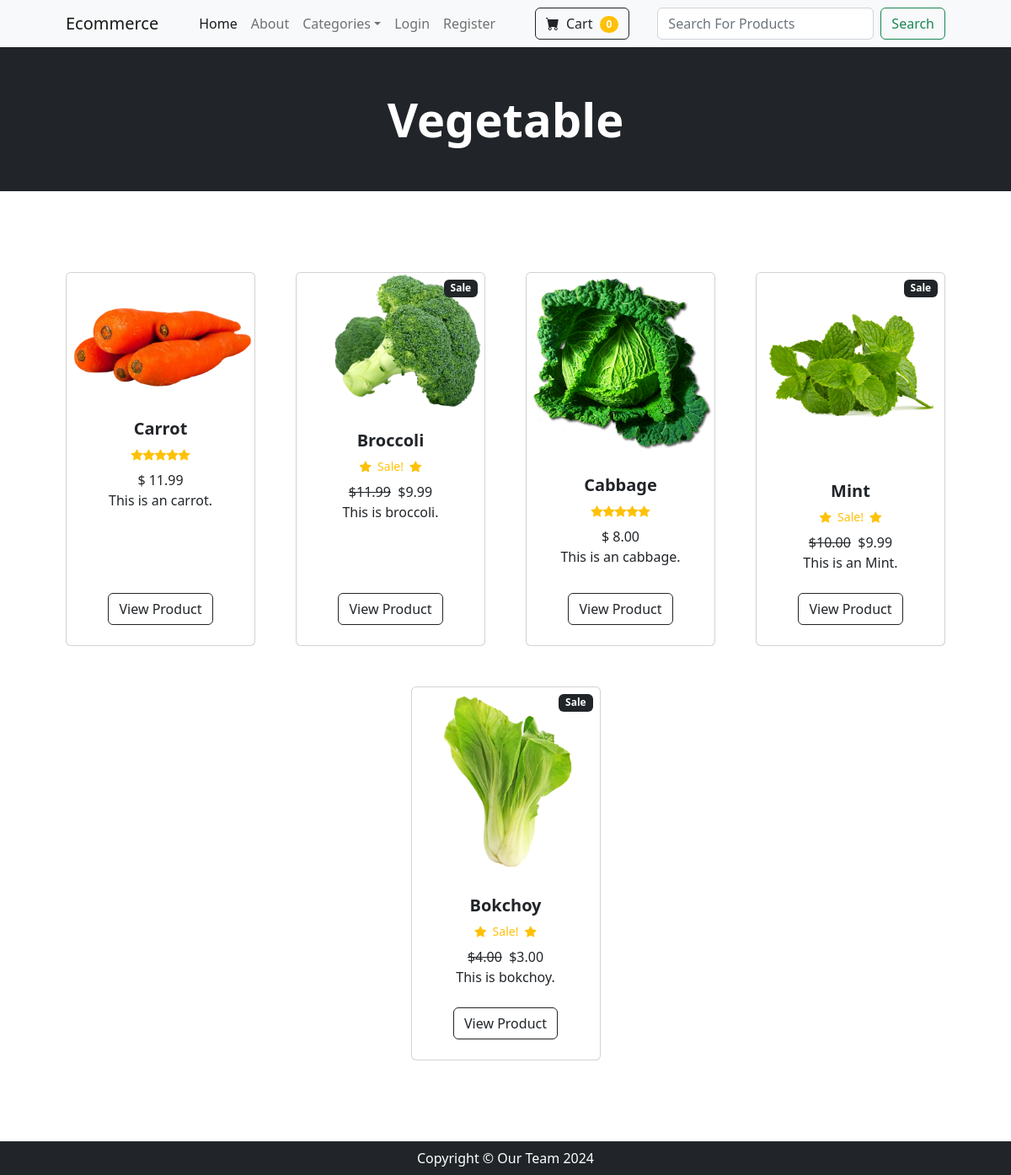
/category/Vegetable, run on the app's committed database.
### store/models.py (models this page shows, shortened)
class Category(models.Model):
    name = models.CharField(max_length=50)
    def __str__(self):
        return self.name
    class Meta:
        verbose_name_plural = 'categories'

class Product(models.Model):
    name = models.CharField(max_length=100)
    price = models.DecimalField(default=0, decimal_places=2, max_digits=6) #max_digits=6 -> 1234.56
    category = models.ForeignKey(Category, on_delete=models.CASCADE, default=1)
    description = models.CharField(max_length=250, default='', blank=True, null=True)
    image = models.ImageField(upload_to='uploads/product/')
    is_sale = models.BooleanField(default=False)
    sale_price = models.DecimalField(default=0, decimal_places=2, max_digits=6)

### store/views.py (the view)
# urls.py: path('category/<str:foo>', views.category, name='category'),
def category(request, foo):
    foo = foo.replace('-', ' ')  #replace hyphens with space
    try:
        category = Category.objects.get(name=foo)
        products = Product.objects.filter(category=category)
        return render(request, 'category.html', {'products':products, 'category':category})
    except:
        messages.success(request, ('That Category does not exist!!'))
        return redirect('home')

### cart/cart.py (called while the page is built)
    def __len__(self):
        return len(self.cart)

### cart/context_processors.py (called while the page is built)
def cart(request):
    return{'cart': Cart(request)}    # Return the default data from our Cart

### store/templates/category.html
{% extends 'base.html' %}
{% block content %}
        <header class="bg-dark py-1">
            <div class="container px-4 px-lg-5 my-5">
                <div class="text-center text-white">
                    <h1 class="display-4 fw-bolder">{{ category }}</h1>
                </div>
            </div>
        </header>
        <section class="py-5">
            <div class="container px-4 px-lg-5 mt-5">
                <div class="row gx-4 gx-lg-5 row-cols-2 row-cols-md-3 row-cols-xl-4 justify-content-center">
                    {% for product in products %}
                        {% if product.is_sale %}
                            <div class="col mb-5">
                                <div class="card h-100">
                                    <div class="badge bg-dark text-white position-absolute" style="top: 0.5rem; right: 0.5rem">Sale</div>
                                    <img class="card-img-top" src="{{ product.image.url }}" alt="{{product.image}}" />
                                    <div class="card-body p-4">
                                        <div class="text-center">
                                            <h5 class="fw-bolder">{{ product.name }}</h5>
                                            <div class="d-flex justify-content-center small text-warning mb-2">
                                                <div class="bi-star-fill"></div>
                                                &nbsp;&nbsp;Sale!&nbsp;&nbsp;
                                                <div class="bi-star-fill"></div>
                                            </div>
                                            <strike>${{ product.price }}</strike>&nbsp;
                                            ${{ product.sale_price }}<br>
                                            {{ product.description }}
                                        </div>
                                    </div>
                                    <div class="card-footer p-4 pt-0 border-top-0 bg-transparent">
                                        <div class="text-center"><a class="btn btn-outline-dark mt-auto" href="{% url 'product' product.id %}">View Product</a></div>
                                    </div>
                                </div>
                            </div>
                        {% else %}
                            <div class="col mb-5">
                                <div class="card h-100">
                                    <img class="card-img-top" src="{{ product.image.url }}" alt="{{product.image}}" />
                                    <div class="card-body p-4">
                                        <div class="text-center">
                                            <h5 class="fw-bolder">{{ product.name }}</h5>
                                            <div class="d-flex justify-content-center small text-warning mb-2">
                                                <div class="bi-star-fill"></div>
                                                <div class="bi-star-fill"></div>
                                                <div class="bi-star-fill"></div>
                                                <div class="bi-star-fill"></div>
                                                <div class="bi-star-fill"></div>
                                            </div>
                                            $   {{ product.price }}<br>
                                            {{ product.description }}
                                        </div>
                                    </div>
                                    <div class="card-footer p-4 pt-0 border-top-0 bg-transparent">
                                        <div class="text-center"><a class="btn btn-outline-dark mt-auto" href="{% url 'product' product.id %}">View Product</a></div>
                                    </div>
                                </div>
                            </div>
                        {% endif %}
                    {% endfor %}
                </div>
            </div>
        </section>
{% endblock content %}

### data on the page
Category: name "Vegetable"
Product: image (picture), name "Carrot", price "11.99", description "This is an carrot."
Product: image (picture), name "Broccoli", price "11.99", sale_price "9.99", description "This is broccoli."
Product: image (picture), name "Cabbage", price "8.00", description "This is an cabbage."
Product: image (picture), name "Mint", price "10.00", sale_price "9.99", description "This is an Mint."
Product: image (picture), name "Bokchoy", price "4.00", sale_price "3.00", description "This is bokchoy."

### other printed values
{{ cart|length }} "0"
